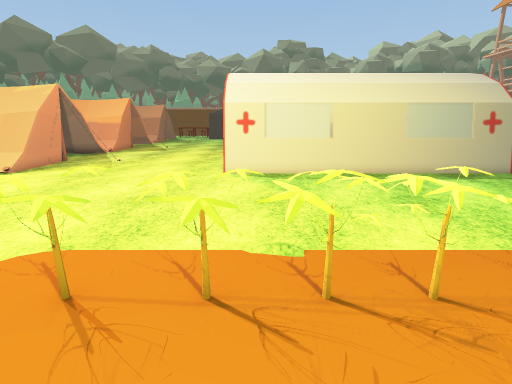
View 1 (above)

24 first-person views from a walk through a scene from a Unity 3-D project. The camera is 1.2 m above the floor, tilts 14° down and sees 85° across. The floor is counted in squares, 0.5 m on a side. Each view is taken from the middle of a square. On the plan, view 1 faces up. The plan holds only what a view shows up to about 18 squares ahead; the rest is blank. The place goes on beyond the plan. The player is left out. Some surface patterns are stand-ins.

View 2
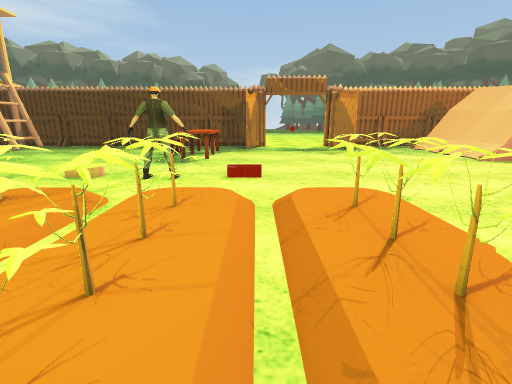

View 3
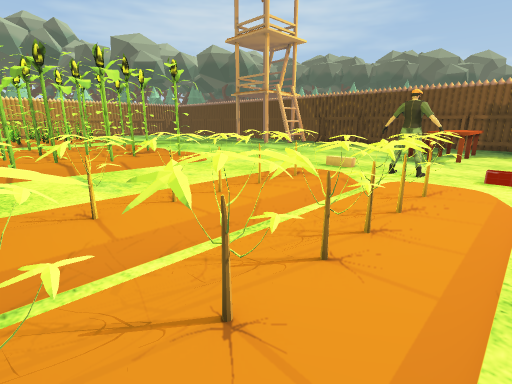

View 4
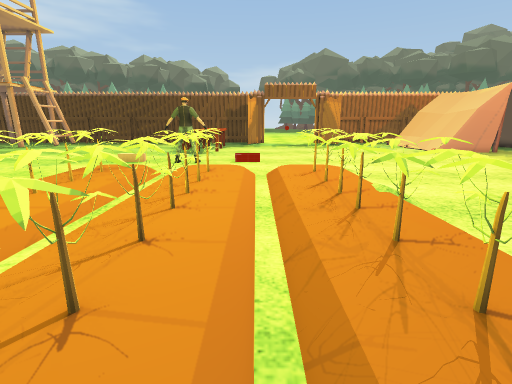

View 5
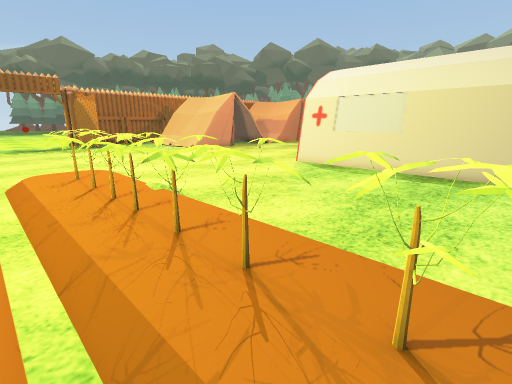

View 6
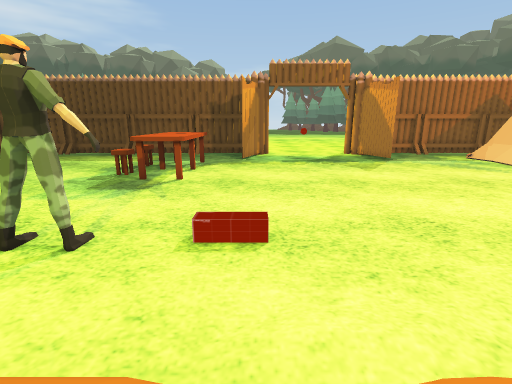

View 7
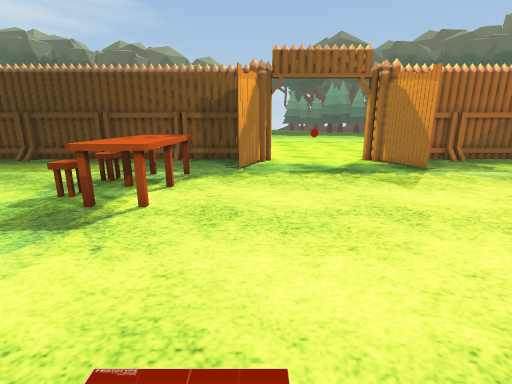

View 8
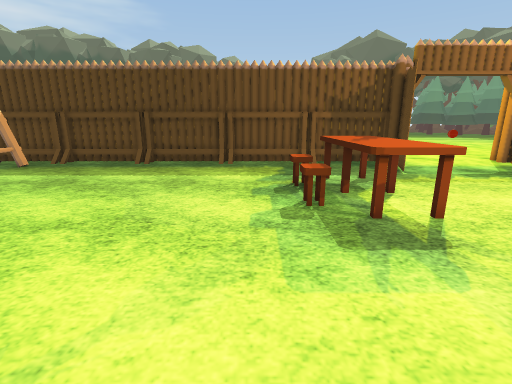

View 9
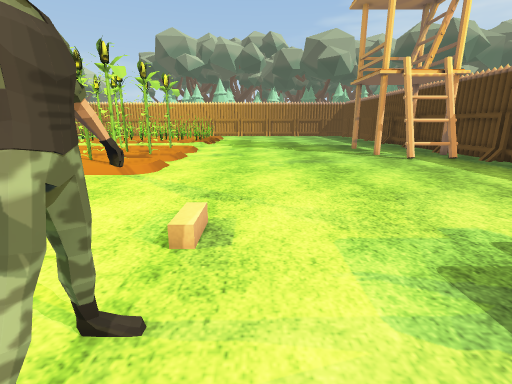

View 10
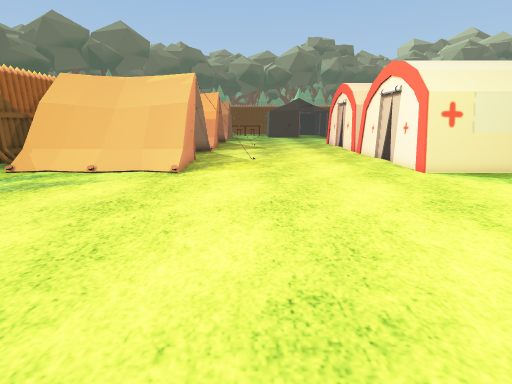

View 11
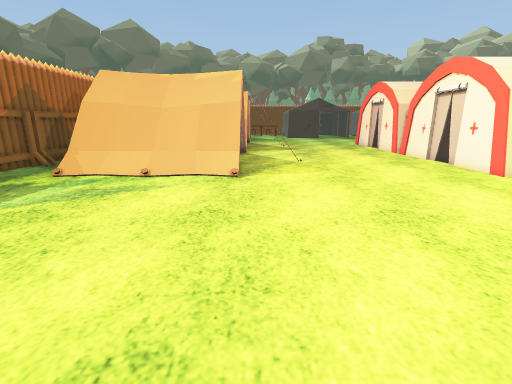

View 12
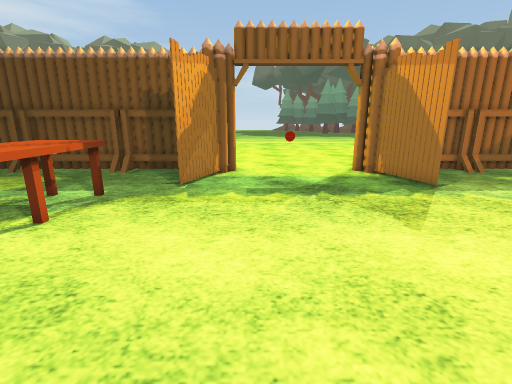

View 13
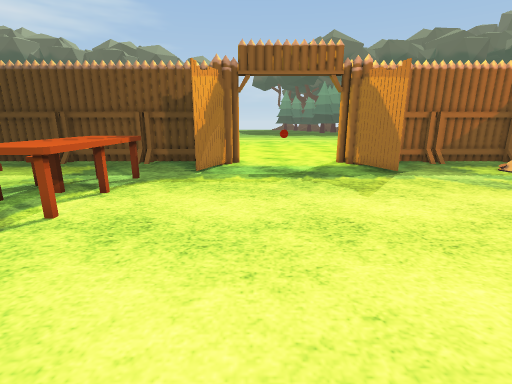

View 14
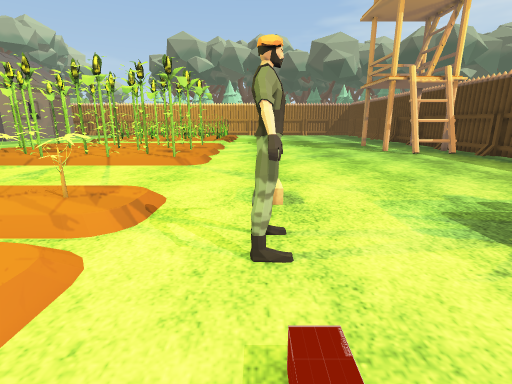

View 15
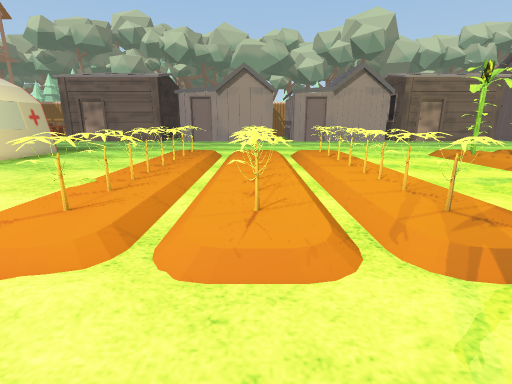

View 16
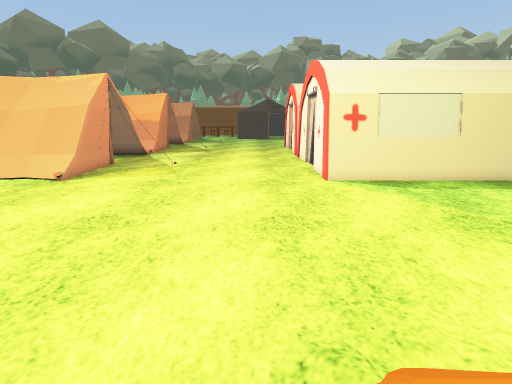

View 17
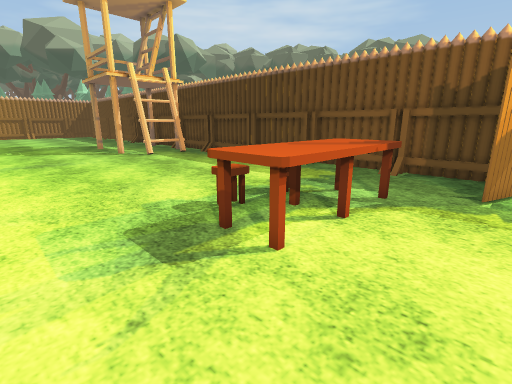

View 18
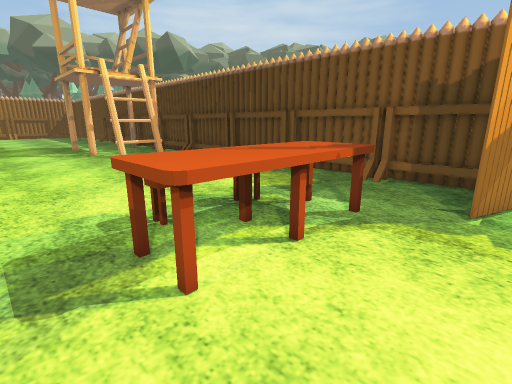

View 19
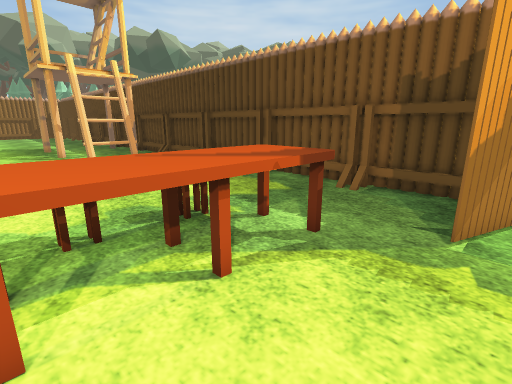

View 20
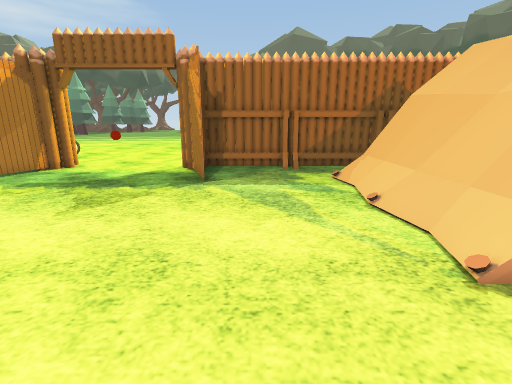

View 21
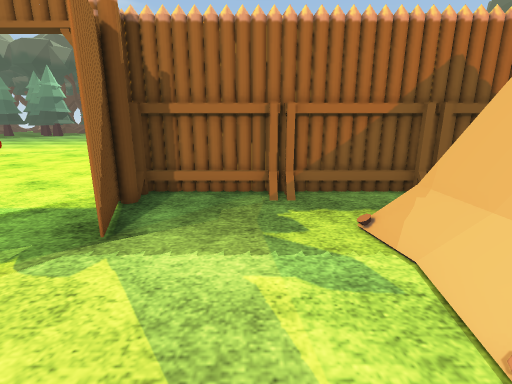

View 22
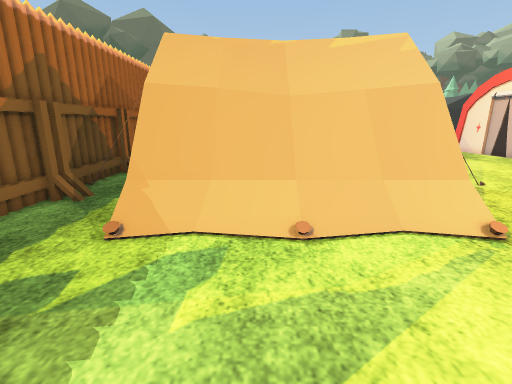

View 23
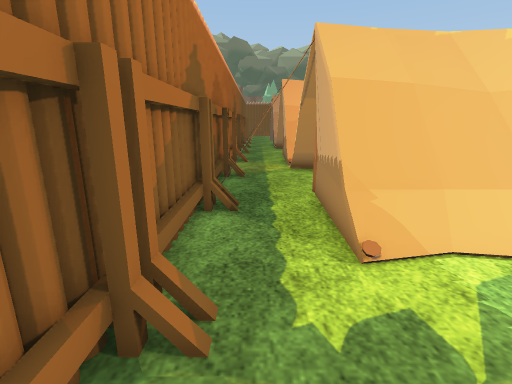

View 24
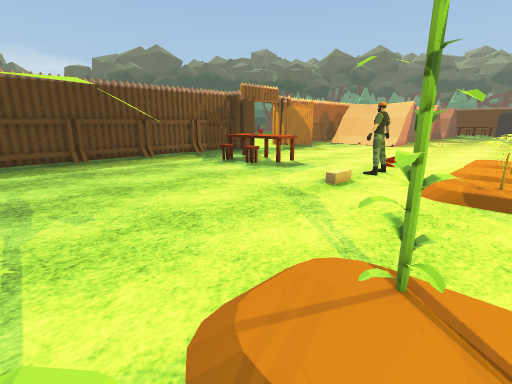

### Floor plan
Key: @ floor where view 1 was taken; # wall or solid block; . main floor; : floor 0.25 m higher than the main floor; / step, stairs or slope; = window, fence, low wall or low ledge; ^ raised ledge; T thing the floor can be seen under or through; O other object.
Columns run from 27 left of view 1 to 9 right of it. Each row starts with its distance up from view 1.
 21  ##OOO       O.OO........O#
 20  ##..O       O...........O#
 19  ##..OOOOOOOOO...........##
 18  ##..OOOOOOOOO...........#
 17  ##..OOOOOOOOO...........OOOOOOOOOOOO
 16  ##..//:/ /://...........OOOOOOOOOOOO
 15  ##..................................
 14  ##..................................
 13  ##..................................
 12  # ..................................
 11  # ..................................
 10  # ..O...............................
  9  ###O................................
  8 .O#..................................
  7 .....................................
  6 .....................................
  5 ..O....................:::::/::::::::
  4 ..O.................../===^==========
  3 ....................../:=============
  2 .O#....................:::=::::::::::
  1  ##OO.............O..................
  0  # ..O................/:===@=====:===
 -1  # .................../=^===^=======
 -2  # ....OOOOOO......T../:===:=========
 -3  ##....OOOOOO......T................
 -4  ##....OOOOOO......T.../:::::::::::::
 -5  # .....OOOO.......=../===^==========
 -6  # .....O..O........../:============
 -7  # ...............O....:::=::::::::
 -8  ##...............................
 -9  ##..................................
-10  # ..................................
-11  # .................................
-12  # .................................
-13  ##.................................
-14  ##.....................//// ///////
-15  # .................../:#:    ::#  :#
-16  # ....................:#:#   #   #
-17  # ....................:: #:::#   #
-18  ##......................   .
-19  ##....................##:  #

Positions as (right, up) in squares from view 1, and headings:
1: (0, 0), facing up
2: (4, 1), facing left
3: (6, 1), facing down-left
4: (9, 1), facing left
5: (9, 1), facing up-left
6: (-3, 1), facing left
7: (-7, 1), facing left
8: (-8, -7), facing left
9: (-10, -1), facing down
10: (-10, 2), facing up
11: (-13, 3), facing up
12: (-11, 3), facing left
13: (-8, 3), facing left
14: (-8, 2), facing down
15: (-9, -1), facing right
16: (-5, 3), facing up
17: (-11, 1), facing down-left
18: (-13, 1), facing down-left
19: (-15, 1), facing down-left
20: (-10, 12), facing left
21: (-16, 13), facing left
22: (-19, 10), facing up
23: (-24, 11), facing up
24: (-2, -19), facing up-left
